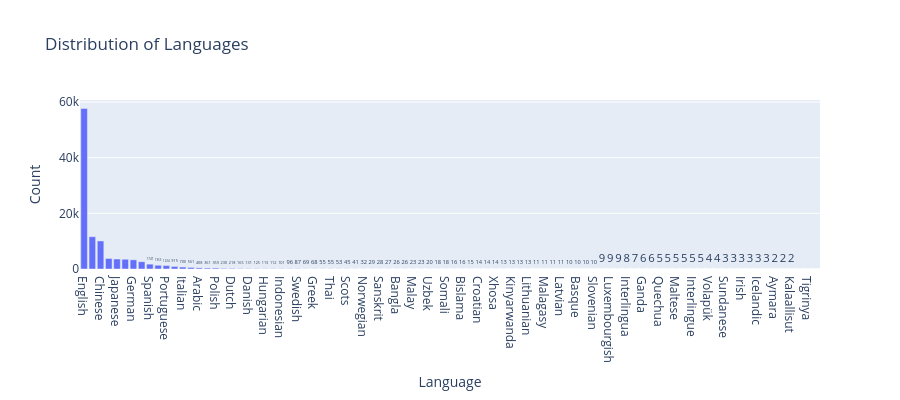

The notebook cell this image was saved under:
### Markdown cell above
<!-- END QUESTION -->

## Language Distribution
Let’s explore which languages appear in LMArena battles. See how many language [LMArena](https://lmarena.ai/) is being used for! This is similar to the heatmap on the right side of **Figure 10** in the [LMArena paper](https://arxiv.org/pdf/2403.04132).

The full distribution gives context, but the range across languages can be huge. Try zooming in by highlighting the region of the plot you want to view.

### Code cell
lang_counts_all = battles["language"].value_counts()

fig_lang_all = px.bar(
    lang_counts_all,
    title="Distribution of Languages",
    text_auto=True,
    height=400
)
fig_lang_all.update_layout(
    xaxis_title="Language",
    yaxis_title="Count",
    showlegend=False
)
fig_lang_all.show()

### Figure 1 — Plotly figure (JSON) as saved in the notebook; plotly's stock layout.template omitted (floating-point values rounded to 4 significant figures)
{"data": [{"hovertemplate": "variable=count<br>language=%{x}<br>value=%{y}<extra></extra>", "legendgroup": "count", "marker": {"color": "#636efa", "pattern": {"shape": ""}}, "name": "count", "orientation": "v", "showlegend": true, "textposition": "auto", "texttemplate": "%{y}", "type": "bar", "x": ["English", "Russian", "Chinese", "unknown", "Japanese", "Vietnamese", "German", "Korean", "Spanish", "French", "Portuguese", "Czech", "Italian", "Persian", "Arabic", "Turkish", "Polish", "Ukrainian", "Dutch", "Bulgarian", "Danish", "Hebrew", "Hungarian", "Serbian", "Indonesian", "Finnish", "Swedish", "Latin", "Greek", "Romanian", "Thai", "Macedonian", "Scots", "Slovak", "Norwegian", "Catalan", "Sanskrit", "Hindi", "Bangla", "Galician", "Malay", "Norwegian Nynorsk", "Uzbek", "Corsican", "Somali", "Manx", "Bislama", "Faroese", "Croatian", "Swahili", "Xhosa", "Haitian Creole", "Kinyarwanda", "Oromo", "Lithuanian", "Occitan", "Malagasy", "Tsonga", "Latvian", "Hawaiian", "Basque", "Afrikaans", "Slovenian", "Estonian", "Luxembourgish", "Klingon", "Interlingua", "Esperanto", "Ganda", "Wolof", "Quechua", "Guarani", "Maltese", "Tswana", "Interlingue", "Welsh", "Volapük", "Western Frisian", "Sundanese", "Tatar", "Irish", "Afar", "Icelandic", "Yoruba", "Aymara", "Southern Sotho", "Kalaallisut", "Cebuano", "Tigrinya", "Fijian"], "xaxis": "x", "y": [57675, 11595, 10076, 3774, 3584, 3494, 3301, 2619, 1747, 1353, 1234, 915, 700, 561, 408, 361, 359, 230, 218, 165, 131, 125, 113, 112, 101, 96, 87, 69, 68, 55, 55, 53, 45, 41, 32, 29, 28, 27, 26, 26, 23, 23, 20, 18, 18, 16, 16, 15, 14, 14, 14, 13, 13, 13, 13, 11, 11, 11, 11, 10, 10, 10, 10, 9, 9, 9, 8, 7, 6, 6, 5, 5, 5, 5, 5, 5, 4, 4, 3, 3, 3, 3, 3, 3, 2, 2, 2, 1, 1, 1], "yaxis": "y"}], "layout": {"barmode": "relative", "height": 400, "legend": {"title": {"text": "variable"}, "tracegroupgap": 0}, "showlegend": false, "title": {"text": "Distribution of Languages"}, "xaxis": {"anchor": "y", "domain": [0, 1], "title": {"text": "Language"}}, "yaxis": {"anchor": "x", "domain": [0, 1], "title": {"text": "Count"}}}}
